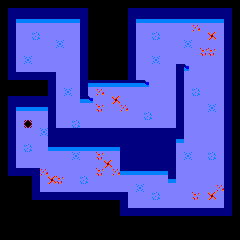

This game map was drawn from its Tiled (.tmx) file and the tilesets committed beside it. A one-line description and the full map source follow:
An orthogonal 30x30 tile map with 8x8 px tiles, 1 tile layer (Tile Layer 1).

<map version="1.2" tiledversion="1.2.0" orientation="orthogonal" renderorder="right-down" width="30" height="30" tilewidth="8" tileheight="8" infinite="0" nextlayerid="2" nextobjectid="1">
 <tileset firstgid="1" source="../Tileset.tsx" />
 <layer id="1" name="Tile Layer 1" width="30" height="30">
  <data encoding="csv">
30,30,30,30,30,30,30,30,30,30,30,30,30,30,30,30,30,30,30,30,30,30,30,30,30,30,30,30,30,30,
30,15,15,15,15,15,15,15,15,15,15,30,30,30,30,30,15,15,15,15,15,15,15,15,15,15,15,15,15,30,
30,15,4,4,4,4,4,4,4,4,15,30,30,30,30,30,15,4,4,4,4,4,4,4,4,4,4,4,15,30,
30,15,17,17,17,17,17,17,17,17,15,30,30,30,30,30,15,17,17,17,17,17,17,17,22,17,17,17,15,30,
30,15,17,17,23,17,17,17,17,17,15,30,30,30,30,30,15,17,17,23,17,17,17,17,17,17,18,17,15,30,
30,15,17,17,17,17,17,24,17,17,15,30,30,30,30,30,15,17,17,17,17,17,17,24,17,17,17,17,15,30,
30,15,17,17,17,17,17,17,17,17,15,30,30,30,30,30,15,17,17,17,17,17,17,17,17,19,19,17,15,30,
30,15,17,24,17,17,17,17,17,17,15,30,30,30,30,30,15,17,17,24,17,17,17,17,17,17,17,17,15,30,
30,15,17,17,17,17,17,17,17,17,15,30,30,30,30,30,15,17,17,17,17,17,15,13,17,17,17,17,15,30,
30,15,15,15,15,15,15,17,17,17,15,30,30,30,30,30,15,17,17,17,17,17,15,17,17,17,17,17,15,30,
30,30,30,30,30,30,15,17,17,17,15,4,4,4,4,4,4,4,13,17,17,17,15,17,17,17,17,17,15,30,
30,30,30,30,30,30,15,17,24,17,15,17,22,17,17,17,17,17,17,17,17,17,15,17,23,17,17,17,15,30,
30,15,15,15,15,15,15,17,17,17,4,13,17,17,18,17,17,17,17,17,17,17,15,17,17,17,17,17,15,30,
30,15,4,4,4,4,15,17,17,17,17,17,19,17,17,22,17,17,17,17,17,17,15,17,17,17,24,17,15,30,
30,15,17,17,17,17,15,17,17,17,17,17,17,17,17,17,17,17,23,17,17,17,15,17,17,17,17,17,15,30,
30,15,17,31,17,17,15,17,17,23,17,17,17,17,17,17,17,17,17,17,17,17,15,17,17,17,17,17,15,30,
30,15,17,17,17,24,15,15,15,15,15,15,15,15,15,15,15,15,15,15,15,15,15,17,17,17,17,17,15,30,
30,15,17,17,17,17,15,15,15,15,15,15,15,15,15,15,15,15,15,15,15,15,4,17,17,17,17,17,15,30,
30,15,17,23,17,17,4,4,4,4,4,4,4,4,4,15,15,15,15,15,15,15,17,17,17,17,17,17,15,30,
30,15,17,17,17,17,17,17,17,24,17,17,19,17,17,15,15,15,15,15,15,15,17,24,17,17,23,17,15,30,
30,15,17,17,17,17,17,17,17,17,17,17,17,18,17,15,15,15,15,15,15,15,17,17,17,17,17,17,15,30,
30,15,15,15,15,22,17,17,17,17,17,17,19,17,22,4,4,4,4,4,4,15,17,17,17,17,17,17,15,30,
30,30,30,30,15,17,18,19,17,17,23,17,17,17,17,17,17,17,17,17,17,4,17,17,17,17,17,17,15,30,
30,30,30,30,15,17,17,17,17,17,17,17,17,17,17,17,17,24,17,17,17,17,17,17,17,17,17,22,15,30,
30,30,30,30,15,15,15,15,15,15,15,15,15,15,15,15,17,17,17,23,17,17,17,17,19,17,18,17,15,30,
30,30,30,30,30,30,30,30,30,30,30,30,30,30,30,15,17,17,17,17,17,17,17,17,17,17,17,17,15,30,
30,30,30,30,30,30,30,30,30,30,30,30,30,30,30,15,15,15,15,15,15,15,15,15,15,15,15,15,15,30,
30,30,30,30,30,30,30,30,30,30,30,30,30,30,30,30,30,30,30,30,30,30,30,30,30,30,30,30,30,30,
30,30,30,30,30,30,30,30,30,30,30,30,30,30,30,30,30,30,30,30,30,30,30,30,30,30,30,30,30,30,
30,30,30,30,30,30,30,30,30,30,30,30,30,30,30,30,30,30,30,30,30,30,30,30,30,30,30,30,30,30
</data>
 </layer>
</map>
